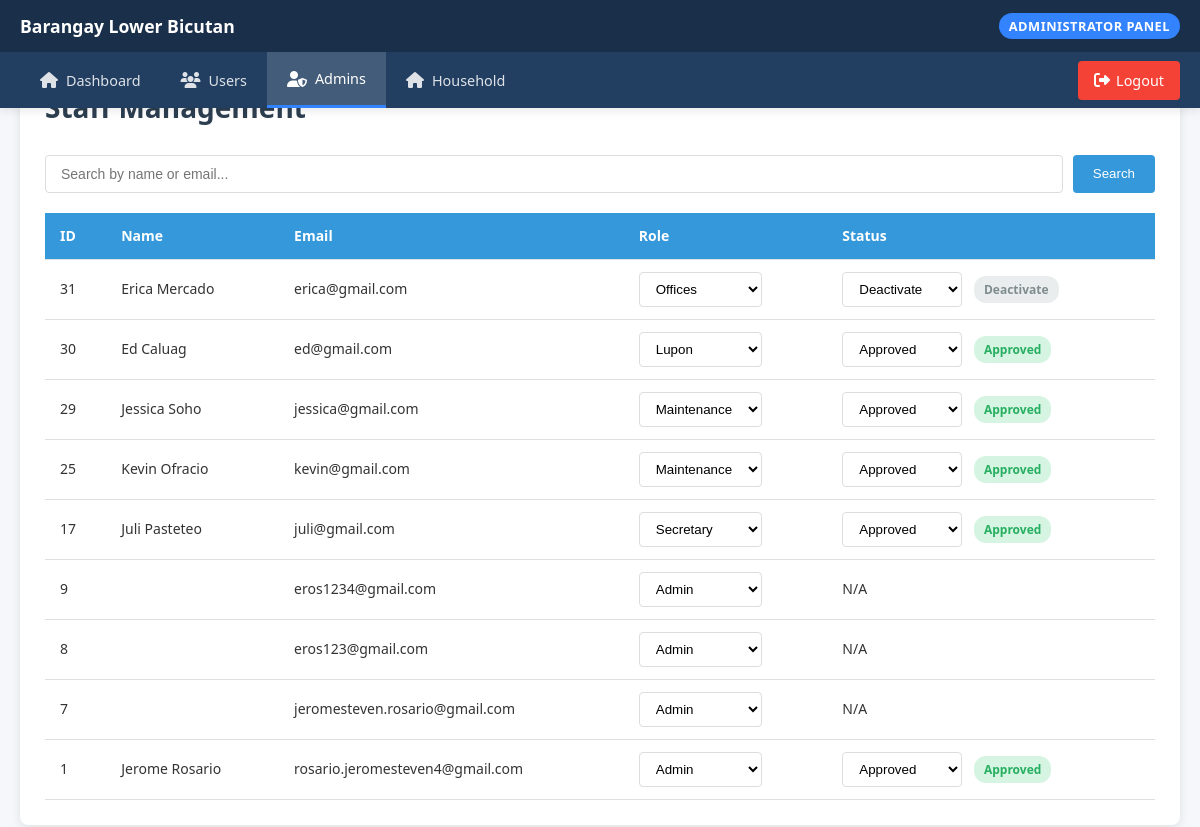
Page /admin/admins.php (signed in) on the committed database.
### tables this page shows
CREATE TABLE `residents` (
  `resident_id` int(11) NOT NULL,
  `user_id` int(11) NOT NULL,
  `address` varchar(255) NOT NULL,
  `fname` varchar(255) NOT NULL,
  `mname` varchar(255) NOT NULL,
  `lname` varchar(255) NOT NULL,
  `place_of_birth` varchar(255) NOT NULL,
  `age` int(11) NOT NULL,
  `civil_status` varchar(50) NOT NULL,
  `occupation` varchar(255) NOT NULL,
  `citizenship` varchar(100) NOT NULL,
  `voter_status` enum('Yes','No') NOT NULL,
  `birthdate` date DEFAULT NULL,
  `title` varchar(255) NOT NULL,
  `phone` varchar(25) NOT NULL,
  `profile_image` varchar(255) DEFAULT NULL,
  `years_of_residency` int(11) NOT NULL DEFAULT 0,
  `valid_id` varchar(255) DEFAULT NULL,
  `verification_status` enum('Approved','Rejected','Deactivate','Pending') NOT NULL DEFAULT 'Pending'
);

CREATE TABLE `users` (
  `user_id` int(11) NOT NULL,
  `password_hash` varchar(255) NOT NULL,
  `email` varchar(100) NOT NULL,
  `role` enum('admin','resident','secretary','maintenance','lupon','offices') DEFAULT 'resident',
  `created_at` timestamp NOT NULL DEFAULT current_timestamp(),
  `address` varchar(255) NOT NULL
);

### admin/admins.php (the view, shortened to what this page needs)
<?php
include '../includes/config.php';
include_once '../includes/adminHeader.php';
$search = $_GET['search'] ?? '';
$sql = "SELECT u.user_id, u.email, u.role, u.created_at,
               r.resident_id, r.verification_status, r.fname, r.lname
        FROM users u
        LEFT JOIN residents r ON u.user_id = r.user_id
        WHERE u.role != 'resident'";
$sql .= " ORDER BY u.created_at DESC";
if ($search) {
    $stmt = $conn->prepare($sql." AND (u.email LIKE ? OR r.fname LIKE ? OR r.lname LIKE ?)");
    $stmt->execute(["%$search%", "%$search%", "%$search%"]);
} else {
    $stmt = $conn->query($sql);
}
$staff = $stmt->fetch_all(MYSQLI_ASSOC);
?>
<!DOCTYPE html>
<html lang="en">
<head>
</head>
<body>
<div class="container">
    <h1>Staff Management</h1>
    <div class="search-box">
        <input type="text" id="search" placeholder="Search by name or email..." value="<?= htmlspecialchars($search) ?>">
        <button onclick="handleSearch()">Search</button>
    </div>
    <div class="table-container">
        <table>
            <thead>
                <tr>
                    <th>ID</th>
                    <th>Name</th>
                    <th>Email</th>
                    <th>Role</th>
                    <th>Status</th>
                </tr>
            </thead>
            <tbody>
                <?php foreach ($staff as $member): ?>
                <tr>
                    <td><?= $member['user_id'] ?></td>
                    <td><?= htmlspecialchars(($member['fname'] ?? '') . ' ' . ($member['lname'] ?? '')) ?: 'N/A' ?></td>
                    <td><?= htmlspecialchars($member['email']) ?></td>
                    <td>
                        <select onchange="updateRole(<?= $member['user_id'] ?>, this.value)">
                            <option value="admin" <?= $member['role'] === 'admin' ? 'selected' : '' ?>>Admin</option>
                            <option value="secretary" <?= $member['role'] === 'secretary' ? 'selected' : '' ?>>Secretary</option>
                            <option value="maintenance" <?= $member['role'] === 'maintenance' ? 'selected' : '' ?>>Maintenance</option>
                            <option value="lupon" <?= $member['role'] === 'lupon' ? 'selected' : '' ?>>Lupon</option>
                            <option value="offices" <?= $member['role'] === 'offices' ? 'selected' : '' ?>>Offices</option>
                        </select>
                    </td>
                    <td>
                        <?php if ($member['resident_id']): ?>
                        <select onchange="updateStatus(<?= $member['resident_id'] ?>, this.value)">
                            <option value="Approved" <?= ($member['verification_status'] ?? '') === 'Approved' ? 'selected' : '' ?>>Approved</option>
                            <option value="Deactivate" <?= ($member['verification_status'] ?? '') === 'Deactivate' ? 'selected' : '' ?>>Deactivate</option>
                        </select>
                        <span class="status <?= $member['verification_status'] ?? '' ?>"><?= $member['verification_status'] ?? '' ?></span>
                        <?php else: ?>
                        N/A
                        <?php endif; ?>
                    </td>
                </tr>
                <?php endforeach; ?>
            </tbody>
        </table>
    </div>
</div>
</body>
</html>

### includes/adminHeader.php (style rules this page uses)
* { margin: 0; padding: 0; box-sizing: border-box; }
body { font-family: 'Poppins', sans-serif; color: #333; background-color: #f8f9fa; line-height: 1.6; padding-top: 120px; }

### admin/admins.php (style rules this page uses)
body { font-family: 'Segoe UI', Tahoma, Geneva, Verdana, sans-serif; background-color: #f5f7fa; margin: 0; padding: 20px; color: #333; }
.container { max-width: 1200px; margin: 0 auto; background: white; border-radius: 8px; box-shadow: 0 2px 10px rgba(0, 0, 0, 0.1); padding: 25px; }
h1 { color: #2c3e50; margin-bottom: 25px; font-size: 28px; }
.search-box { display: flex; gap: 10px; margin-bottom: 20px; }
.search-box input { flex: 1; padding: 10px 15px; border: 1px solid #ddd; border-radius: 4px; font-size: 14px; }
.search-box button { padding: 10px 20px; background: #3498db; color: white; border: none; border-radius: 4px; cursor: pointer; font-weight: 500; }
.table-container { overflow-x: auto; margin-top: 20px; }
table { width: 100%; border-collapse: collapse; font-size: 14px; }
th, td { padding: 12px 15px; text-align: left; border-bottom: 1px solid #e0e0e0; }
th { background-color: #3498db; color: white; font-weight: 600; }
select { padding: 8px 12px; border: 1px solid #ddd; border-radius: 4px; background-color: white; cursor: pointer; min-width: 120px; }
button { padding: 8px 15px; border-radius: 4px; cursor: pointer; font-weight: 500; transition: all 0.2s; }
.status { display: inline-block; padding: 4px 10px; border-radius: 12px; font-size: 12px; font-weight: bold; margin-left: 8px; }
.Approved { background-color: rgba(46, 204, 113, 0.2); color: #27ae60; }
.Deactivate { background-color: rgba(149, 165, 166, 0.2); color: #7f8c8d; }

### rows in the picture
residents: user.user_id "31", fname+lname "Erica Mercado", user.email "erica@gmail.com", user.user_id "Offices", verification_status+resident_id "Deactivate", verification_status "Deactivate"
residents: user.user_id "30", fname+lname "Ed Caluag", user.email "ed@gmail.com", user.user_id "Lupon", verification_status+resident_id "Approved", verification_status "Approved"
residents: user.user_id "29", fname+lname "Jessica Soho", user.email "jessica@gmail.com", user.user_id "Maintenance", verification_status+resident_id "Approved", verification_status "Approved"
residents: user.user_id "25", fname+lname "Kevin Ofracio", user.email "kevin@gmail.com", user.user_id "Maintenance", verification_status+resident_id "Approved", verification_status "Approved"
residents: user.user_id "17", fname+lname "Juli Pasteteo", user.email "juli@gmail.com", user.user_id "Secretary", verification_status+resident_id "Approved", verification_status "Approved"
users: user_id "9", email "eros1234@gmail.com", role+user_id "Admin", shows "N/A"
users: user_id "8", email "eros123@gmail.com", role+user_id "Admin", shows "N/A"
users: user_id "7", email "jeromesteven.rosario@gmail.com", role+user_id "Admin", shows "N/A"
residents: user.user_id "1", fname+lname "Jerome Rosario", user.email "rosario.jeromesteven4@gmail.com", user.user_id "Admin", verification_status+resident_id "Approved", verification_status "Approved"
